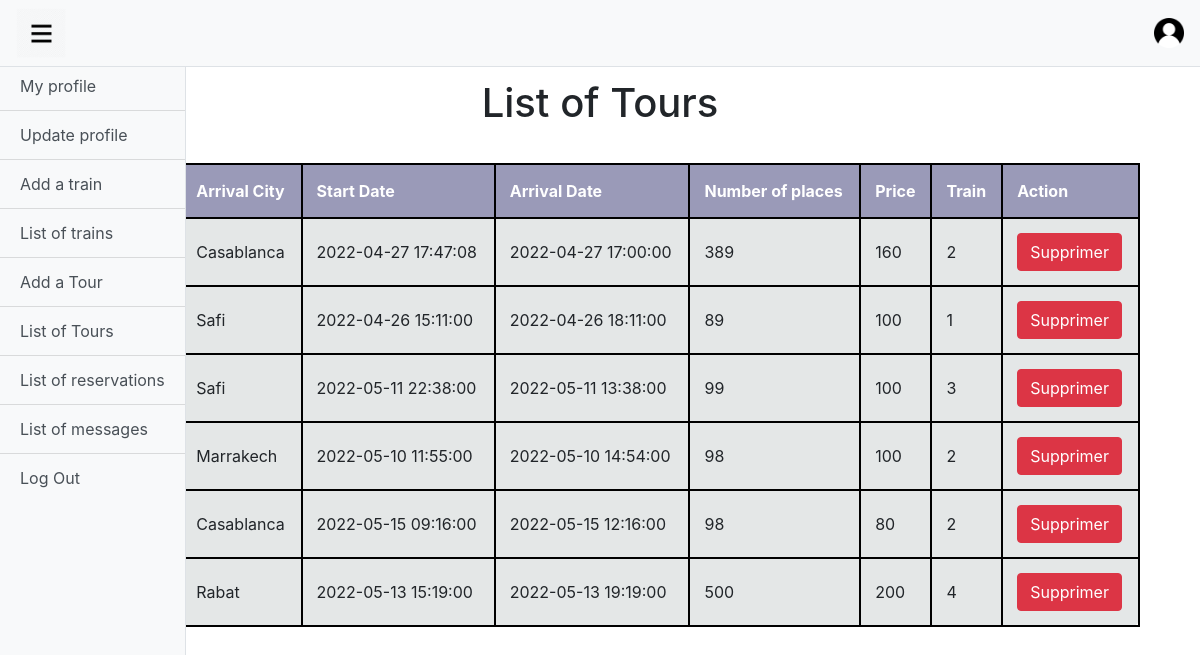
Screenshot of /Views/voyages.php (signed in) with the database file from the repository.
### tables this page shows
CREATE TABLE `voyage` (
  `id` int(11) NOT NULL,
  `ville_depart` varchar(20) NOT NULL,
  `ville_arrive` varchar(20) NOT NULL,
  `date_depart` timestamp NULL DEFAULT NULL,
  `date_arrive` timestamp NOT NULL DEFAULT '0000-00-00 00:00:00',
  `nb_place` int(5) NOT NULL,
  `prix` double NOT NULL,
  `idTrain` int(11) NOT NULL
);

### Models/Voyage.php (called while the page is built, shortened)
<?php
require_once "Connection.php";
class Voyage{
    public static function getAll(){
        $ctn=new Connection();
        return $ctn->selectAll("Voyage");
    }
}
?>

### Models/Connection.php (called while the page is built, shortened)
<?php
class Connection
{
	private $servername = "localhost";
	private $username = "root";
	private $password = "";
	private $database = "train";
	public $conn;
	public function __construct()
	{
		try {
			$this->conn = new PDO("mysql:host=$this->servername;dbname=$this->database", $this->username, $this->password);
		} catch (PDOException $e) {
			echo "Connection failed: " . $e->getMessage();
		}
	}
	public function selectAll($table)
	{
		$query = $this->conn->prepare("SELECT * FROM `$table`");
		$query->execute();
		return $query->fetchAll(PDO::FETCH_ASSOC);
	}
}

### Views/voyages.php (the view, shortened to what this page needs)
<?php
require_once __DIR__ . "/../Models/Voyage.php";
$voyages = Voyage::getAll();
?>
<!DOCTYPE html>
<html lang="en">
<head>
</head>
<body>
  <?php session_start(); include 'admin_menu.php'; ?>
  <center>
    <h1 style="margin-top:1%;">List of Tours</h1>
    <table style="width: 90%;">
      <thead>
        <tr>
          <th>Start City</th>
          <th>Arrival City</th>
          <th>Start Date</th>
          <th>Arrival Date</th>
          <th>Number of places</th>
          <th>Price</th>
          <th>Train</th>
          <th>Action</th>
        </tr>
      </thead>
      <tbody>
        <?php foreach ($voyages as $row) { ?>
          <tr>
            <td><?php echo $row['ville_depart'] ?></td>
            <td><?php echo $row['ville_arrive'] ?></td>
            <td><?php echo $row['date_depart'] ?></td>
            <td><?php echo $row['date_arrive'] ?></td>
            <td><?php echo $row['nb_place'] ?></td>
            <td><?php echo $row['prix'] ?></td>
            <td><?php echo $row['idTrain'] ?></td>
            <td>
              <form method="POST" action="../Controllers/Voyage.php">
                <input type="submit" name="delete" class="btn btn-danger" value="Supprimer">
              </form>
            </td>
          </tr>
        <?php } ?>
      </tbody>
    </table>
  </center>
</body>
</html>

### Views/voyages.php (style rules this page uses)
table { border-radius: 10px; border-collapse: collapse; width: 100%; margin-top: 3%; background-color: #e4e7e7; width: 90%; border: 2px, solid, black; }
th, td { border: 2px, solid, black; text-align: left; padding: 14px; }
th { background-color: rgb(154, 154, 184); color: white; }

### rows the page displays
voyage: ville_arrive "Casablanca", date_depart "2022-04-27 17:47:08", date_arrive "2022-04-27 17:00:00", nb_place "389", prix "160", idTrain "2"
voyage: ville_arrive "Safi", date_depart "2022-04-26 15:11:00", date_arrive "2022-04-26 18:11:00", nb_place "89", prix "100", idTrain "1"
voyage: ville_arrive "Safi", date_depart "2022-05-11 22:38:00", date_arrive "2022-05-11 13:38:00", nb_place "99", prix "100", idTrain "3"
voyage: ville_arrive "Marrakech", date_depart "2022-05-10 11:55:00", date_arrive "2022-05-10 14:54:00", nb_place "98", prix "100", idTrain "2"
voyage: ville_arrive "Casablanca", date_depart "2022-05-15 09:16:00", date_arrive "2022-05-15 12:16:00", nb_place "98", prix "80", idTrain "2"
voyage: ville_arrive "Rabat", date_depart "2022-05-13 15:19:00", date_arrive "2022-05-13 19:19:00", nb_place "500", prix "200", idTrain "4"
